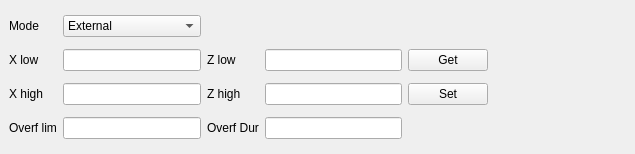
<ui version="4.0" >
 <class>PostMortemConfiguration</class>
 <widget class="QDockWidget" name="PostMortemConfiguration" >
  <property name="geometry" >
   <rect>
    <x>0</x>
    <y>0</y>
    <width>635</width>
    <height>154</height>
   </rect>
  </property>
  <property name="windowTitle" >
   <string>Post Mortem configuration</string>
  </property>
  <widget class="QWidget" name="dockWidgetContents" >
   <layout class="QGridLayout" name="gridLayout" >
    <item row="0" column="0" >
     <widget class="QLabel" name="labelPMmode" >
      <property name="text" >
       <string>Mode</string>
      </property>
     </widget>
    </item>
    <item row="0" column="1" >
     <widget class="QComboBox" name="comboPMmode" >
      <item>
       <property name="text" >
        <string>External</string>
       </property>
      </item>
      <item>
       <property name="text" >
        <string>Interlock</string>
       </property>
      </item>
      <item>
       <property name="text" >
        <string>Position</string>
       </property>
      </item>
     </widget>
    </item>
    <item row="1" column="0" >
     <widget class="QLabel" name="labelPMxlow" >
      <property name="toolTip" >
       <string>Interlock X Low</string>
      </property>
      <property name="text" >
       <string>X low</string>
      </property>
     </widget>
    </item>
    <item row="1" column="1" >
     <widget class="QLineEdit" name="PMxlow" >
      <property name="sizePolicy" >
       <sizepolicy vsizetype="Fixed" hsizetype="MinimumExpanding" >
        <horstretch>0</horstretch>
        <verstretch>0</verstretch>
       </sizepolicy>
      </property>
     </widget>
    </item>
    <item row="1" column="2" >
     <widget class="QLabel" name="labelPMzlow" >
      <property name="toolTip" >
       <string>Interlock Z Low</string>
      </property>
      <property name="text" >
       <string>Z low</string>
      </property>
     </widget>
    </item>
    <item row="1" column="3" >
     <widget class="QLineEdit" name="PMzlow" >
      <property name="sizePolicy" >
       <sizepolicy vsizetype="Fixed" hsizetype="MinimumExpanding" >
        <horstretch>0</horstretch>
        <verstretch>0</verstretch>
       </sizepolicy>
      </property>
     </widget>
    </item>
    <item row="2" column="0" >
     <widget class="QLabel" name="labelPMxhigh" >
      <property name="toolTip" >
       <string>Interlock X High</string>
      </property>
      <property name="text" >
       <string>X high</string>
      </property>
     </widget>
    </item>
    <item row="2" column="1" >
     <widget class="QLineEdit" name="PMxhigh" >
      <property name="sizePolicy" >
       <sizepolicy vsizetype="Fixed" hsizetype="MinimumExpanding" >
        <horstretch>0</horstretch>
        <verstretch>0</verstretch>
       </sizepolicy>
      </property>
     </widget>
    </item>
    <item row="2" column="2" >
     <widget class="QLabel" name="labelPMzhigh" >
      <property name="toolTip" >
       <string>Interlock Z High</string>
      </property>
      <property name="layoutDirection" >
       <enum>Qt::LeftToRight</enum>
      </property>
      <property name="text" >
       <string>Z high</string>
      </property>
     </widget>
    </item>
    <item row="2" column="3" >
     <widget class="QLineEdit" name="PMzhigh" >
      <property name="sizePolicy" >
       <sizepolicy vsizetype="Fixed" hsizetype="MinimumExpanding" >
        <horstretch>0</horstretch>
        <verstretch>0</verstretch>
       </sizepolicy>
      </property>
     </widget>
    </item>
    <item row="3" column="0" >
     <widget class="QLabel" name="labelEPoverflim" >
      <property name="toolTip" >
       <string>Interlock overflow limit</string>
      </property>
      <property name="text" >
       <string>Overf lim</string>
      </property>
     </widget>
    </item>
    <item row="3" column="1" >
     <widget class="QLineEdit" name="PMoverflim" >
      <property name="sizePolicy" >
       <sizepolicy vsizetype="Fixed" hsizetype="MinimumExpanding" >
        <horstretch>0</horstretch>
        <verstretch>0</verstretch>
       </sizepolicy>
      </property>
     </widget>
    </item>
    <item row="3" column="2" >
     <widget class="QLabel" name="labelPMoverfdur" >
      <property name="text" >
       <string>Overf Dur</string>
      </property>
     </widget>
    </item>
    <item row="3" column="3" >
     <widget class="QLineEdit" name="PMoverfdur" >
      <property name="sizePolicy" >
       <sizepolicy vsizetype="Fixed" hsizetype="MinimumExpanding" >
        <horstretch>0</horstretch>
        <verstretch>0</verstretch>
       </sizepolicy>
      </property>
     </widget>
    </item>
    <item row="1" column="4" >
     <widget class="QPushButton" name="buttonPMget" >
      <property name="text" >
       <string>Get</string>
      </property>
     </widget>
    </item>
    <item row="2" column="4" >
     <widget class="QPushButton" name="buttonPMset" >
      <property name="text" >
       <string>Set</string>
      </property>
     </widget>
    </item>
    <item row="2" column="5" >
     <spacer name="horizontalSpacer" >
      <property name="orientation" >
       <enum>Qt::Horizontal</enum>
      </property>
      <property name="sizeType" >
       <enum>QSizePolicy::MinimumExpanding</enum>
      </property>
      <property name="sizeHint" stdset="0" >
       <size>
        <width>40</width>
        <height>20</height>
       </size>
      </property>
     </spacer>
    </item>
   </layout>
  </widget>
 </widget>
 <resources/>
 <connections/>
</ui>
